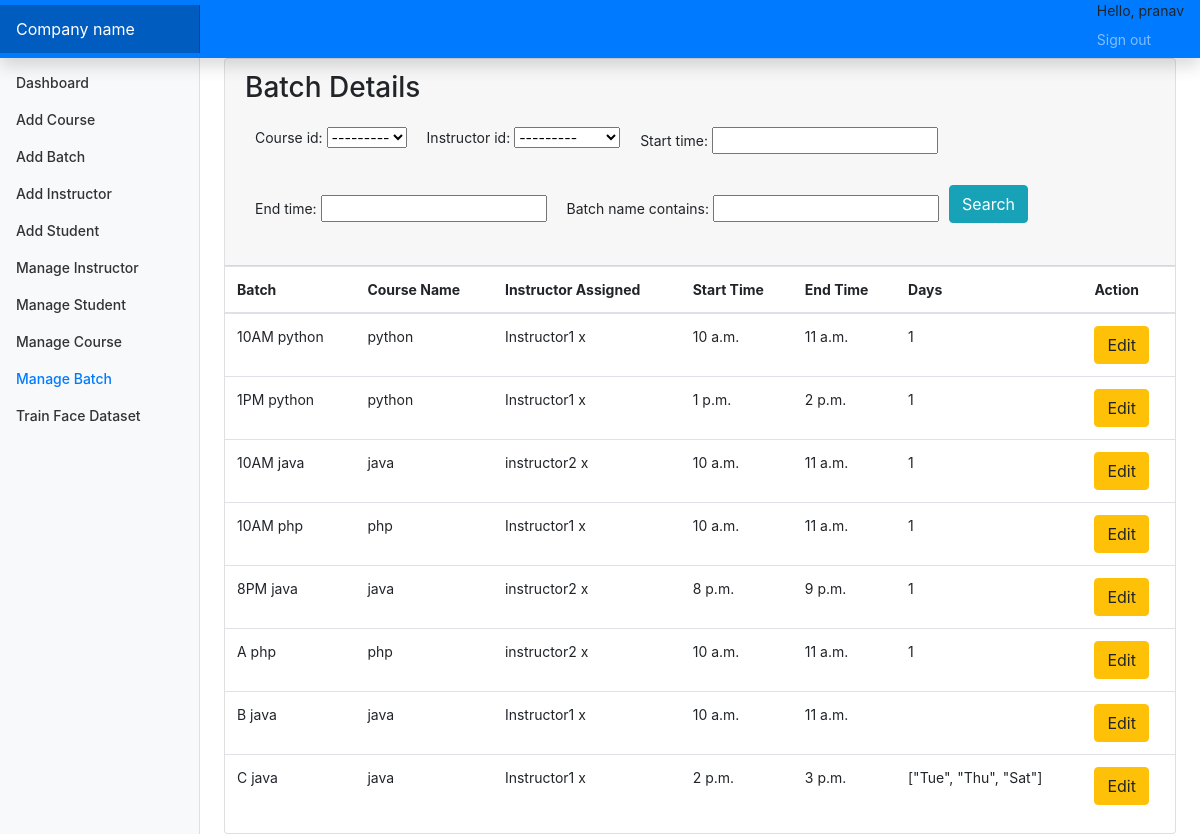
/manageb (signed in), run on the app's committed database.
### account/models.py (models this page shows, shortened)
class CustomUser(AbstractUser):
    user_type_data=((1,"Admin"),(2,"Instructor"),(3,"Students"))
    user_type=models.CharField(default=1,choices=user_type_data,max_length=10)

class Batch(models.Model):
    id=models.AutoField(primary_key=True)
    batch_name=models.CharField(max_length=255)
    course_id=models.ForeignKey(Course,on_delete=models.CASCADE,default=1)
    instructor_id=models.ForeignKey(Instructor,on_delete=models.CASCADE)
    start_time=models.TimeField(null=True,blank=True)
    end_time=models.TimeField(null=True,blank=True)
    days = models.CharField(max_length=100)
    objects=models.Manager()

class Course(models.Model):
    id=models.AutoField(primary_key=True)
    course_name=models.CharField(max_length=255)
    objects=models.Manager()
    def __str__(self):
        return self.course_name

class Instructor(models.Model):
    id=models.AutoField(primary_key=True)
    name=models.CharField(max_length=255,null=True,blank=True)
    user=models.OneToOneField(CustomUser,on_delete=models.CASCADE)
    objects=models.Manager()
    def __str__(self):
        return self.name

### account/adminviews.py (the view)
# urls.py: path('manageb',adminviews.manageBatch,name="manageb"),
def manageBatch(request):
    bat=Batch.objects.all()
    myfilter=BatchFilter(request.GET,queryset=bat)
    bat=myfilter.qs
    return render(request,"HOD/manage_batch.html",{"batches":bat,"myfilter":myfilter})

### account/restrictionMiddleware.py (called while the page is built, shortened)
    def process_view(self,request,view_func,view_args,view_kwargs):
        modulename=view_func.__module__
        user=request.user
        if user.is_authenticated:
            if user.user_type == "1":
                if modulename == "account.adminviews":
                    pass
                elif modulename == "account.views":
                    pass
                else:
                    return redirect('dashboard')
            else:
                return redirect('loginpage')
        else:
            if request.path == reverse("loginpage"):
                pass
            else:
                return HttpResponseRedirect(reverse("loginpage"))

### account/templates/HOD/manage_batch.html (shortened to what this page needs)
{% extends 'base.html'%}
{% block sidebarstuff %}
<li class="nav-item">
    <a class="nav-link" href="{% url 'dashboard' %}">
        Dashboard <span class="sr-only">(current)</span>
    </a>
</li>
<li class="nav-item">
    <a class="nav-link" href="{% url 'addCourses' %}">
        Add Course
    </a>
</li>
<li class="nav-item">
    <a class="nav-link" href="{% url 'addBatch' %}">
        Add Batch
    </a>
</li>
<li class="nav-item">
    <a class="nav-link" href="{% url 'addInstructor' %}">
        Add Instructor
    </a>
</li>
<li class="nav-item">
    <a class="nav-link" href="{% url 'addStudent' %}">
        Add Student
    </a>
</li>
<li class="nav-item">
    <a class="nav-link" href="{% url 'managei' %}">
        Manage Instructor
    </a>
</li>
<li class="nav-item">
    <a class="nav-link" href="{% url 'manages' %}">
        Manage Student
    </a>
</li>
<li class="nav-item">
    <a class="nav-link" href="{% url 'managec' %}">
        Manage Course
    </a>
</li>
<li class="nav-item">
    <a class="nav-link active" href="{% url 'manageb' %}">
        Manage Batch
    </a>
</li>
<li class="nav-item">
    <a class="nav-link" href="{% url 'train' %}">
        Train Face Dataset
    </a>
</li>
{% endblock sidebarstuff %}
{% block maincontent %}
<main role="main" class="col-md-9 ml-sm-auto col-lg-10 px-md-4">
    <div class="row">
        <div class="col-md-12 ">
            <div class="card">
                <div class="card-header">
                    <h3 class="card-title">Batch Details</h3>
                    <div class="card-tools">
                        <div class="input-group input-group-sm" style="width: auto;">
                            <form method="GET">
                                {% for field in myfilter.form %}
                                <div class="form-group" style="padding: 10px; float:left;">
                                    {{ field.label_tag }} {{ field }}
                                </div>
                                {% endfor %}
                                <button type="submit" class="btn btn-info" style="float:left;">Search</button>
                            </form>
                        </div>
                    </div>
                </div>
                <div class="card-body table-responsive p-0">
                    <table class="table table-hover text-nowrap">
                        <thead>
                            <tr>
                                <th>Batch</th>
                                <th>Course Name</th>
                                <th>Instructor Assigned</th>
                                <th>Start Time</th>
                                <th>End Time</th>
                                <th>Days</th>
                                <th>Action</th>
                            </tr>
                        </thead>
                        <tbody>
                            {% for batch in batches %}
                            <tr>
                                <td>{{ batch.batch_name }}</td>
                                <td>{{ batch.course_id }}</td>
                                <td>{{ batch.instructor_id }}</td>
                                <td>{{ batch.start_time }}</td>
                                <td>{{ batch.end_time }}</td>
                                <td>{{ batch.days}}</td>
                                <td><a href="/edit_batch/{{ batch.id }}" class="btn btn-warning">Edit</a>
                                </td>
                            </tr>
                            {% endfor %}
                        </tbody>
                    </table>
                </div>
            </div>
        </div>
    </div>
</main>
{% endblock maincontent %}

### account/templates/base.html (shortened to what this page needs)
{% load static %}
<!doctype html>
<html lang="en">
<head>
    <link rel="stylesheet" href="{% static 'css/bootstrap.min.css' %}">
    <link rel="stylesheet" href="{% static 'css/base.css' %}">
</head>
<body>
    <nav class="navbar navbar-dark sticky-top bg-primary flex-md-nowrap p-0 shadow">
        <a class="navbar-brand col-md-3 col-lg-2 mr-0 px-3" href="#">Company name</a>
        <ul class="navbar-nav px-3">
            <li class="nav-item text-nowrap">
                <span>Hello, {{request.user}} </span>
            </li>
            <li class="nav-item text-nowrap">
                <a class="nav-link" href="{% url 'logout' %}">Sign out</a>
            </li>
        </ul>
    </nav>
    <div class="container-fluid">
        <div class="row">
            <nav id="sidebarMenu" class="col-md-3 col-lg-2 d-md-block bg-light sidebar collapse">
                <div class="sidebar-sticky pt-3">
                    <ul class="nav flex-column">
                        {% block sidebarstuff %}
                        {% endblock sidebarstuff %}
                    </ul>
                </div>
            </nav>
            {% block maincontent %}
            {% endblock maincontent %}
        </div>
    </div>
</body>
</html>

### staticfiles/css/base.css (style rules this page uses)
body { font-size: .875rem; }
.sidebar { position: fixed; top: 0; bottom: 0; left: 0; z-index: 100; padding: 48px 0 0; box-shadow: inset -1px 0 0 rgba(0, 0, 0, .1); }
.sidebar-sticky { position: relative; top: 0; height: calc(100vh - 48px); padding-top: .5rem; overflow-x: hidden; overflow-y: auto; }
.sidebar .nav-link { font-weight: 500; color: #333; }
.sidebar .nav-link.active { color: #007bff; }
.navbar-brand { padding-top: .75rem; padding-bottom: .75rem; font-size: 1rem; background-color: rgba(0, 0, 0, .25); box-shadow: inset -1px 0 0 rgba(0, 0, 0, .25); }

### data on the page
CustomUser: user "pranav"
Batch: batch_name "10AM python", course_id "python", instructor_id "Instructor1 x", start_time "10 a.m.", end_time "11 a.m.", days "1"
Batch: batch_name "1PM python", course_id "python", instructor_id "Instructor1 x", start_time "1 p.m.", end_time "2 p.m.", days "1"
Batch: batch_name "10AM java", course_id "java", instructor_id "instructor2 x", start_time "10 a.m.", end_time "11 a.m.", days "1"
Batch: batch_name "10AM php", course_id "php", instructor_id "Instructor1 x", start_time "10 a.m.", end_time "11 a.m.", days "1"
Batch: batch_name "8PM java", course_id "java", instructor_id "instructor2 x", start_time "8 p.m.", end_time "9 p.m.", days "1"
Batch: batch_name "A php", course_id "php", instructor_id "instructor2 x", start_time "10 a.m.", end_time "11 a.m.", days "1"
Batch: batch_name "B java", course_id "java", instructor_id "Instructor1 x", start_time "10 a.m.", end_time "11 a.m."
Batch: batch_name "C java", course_id "java", instructor_id "Instructor1 x", start_time "2 p.m.", end_time "3 p.m.", days "[\"Tue\", \"Thu\", \"Sat\"]"

### other printed values
{{ field.label_tag }} "Course id:" "Instructor id:" "Start time:" "End time:" "Batch name contains:"
